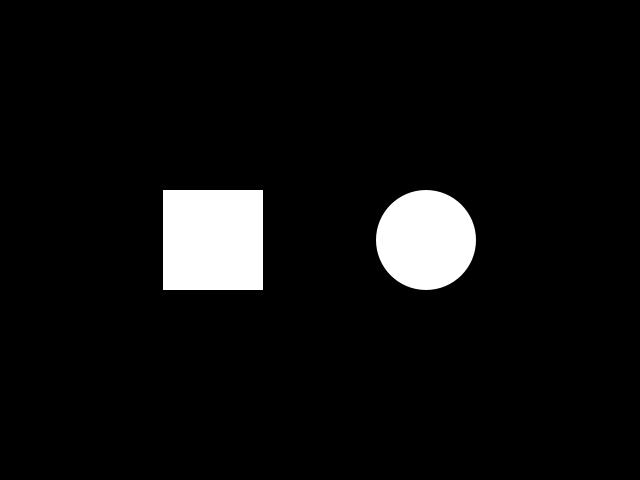
Frame 1 (no input)
Frame 60 (the mouse pressed at the canvas centre just before this capture): identical to frame 1, image omitted
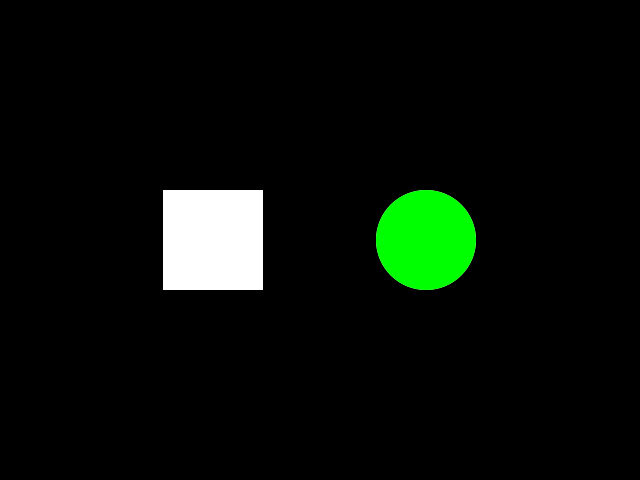
Frame 120 (the mouse held since frame 60 and released just before this capture)

The Processing sketch that drew these frames (run headless with seeded random() and noise(); from frame 60 on, the mouse is pressed at the canvas centre):

// Processing sketch: processing_113630
// ── processing_113630.pde

float rx, ry;    // rectangle x- and y-coordinate
float rd = 100;  // rectangle width
   
float ex, ey;    // ellipse x- and y-coordinate
float ed = 100;  // ellipse diameter
   
void setup() {
  size(640, 480);
  smooth();
  rectMode(CENTER);
  noStroke();
    
  // Set the x- and y-coordinates for the rectangle
  rx = width/3;
  ry = height/2;
    
  // Set the x- and y-coordinates for the ellipse
  ex = 2*width/3;
  ey = height/2;
}
   
void draw() {
  background(0);
  fill(255);
  rect(rx, ry, rd, rd);
  ellipse(ex, ey, ed, ed);
  
  if (mouseX>100 && mouseX<250) {
    fill(0);
    rect(rx, ry, rd, rd);
  }
if (mousePressed) {
    fill(0,255,0);
    ellipse(ex, ey, ed, ed);
  }

 
  }
